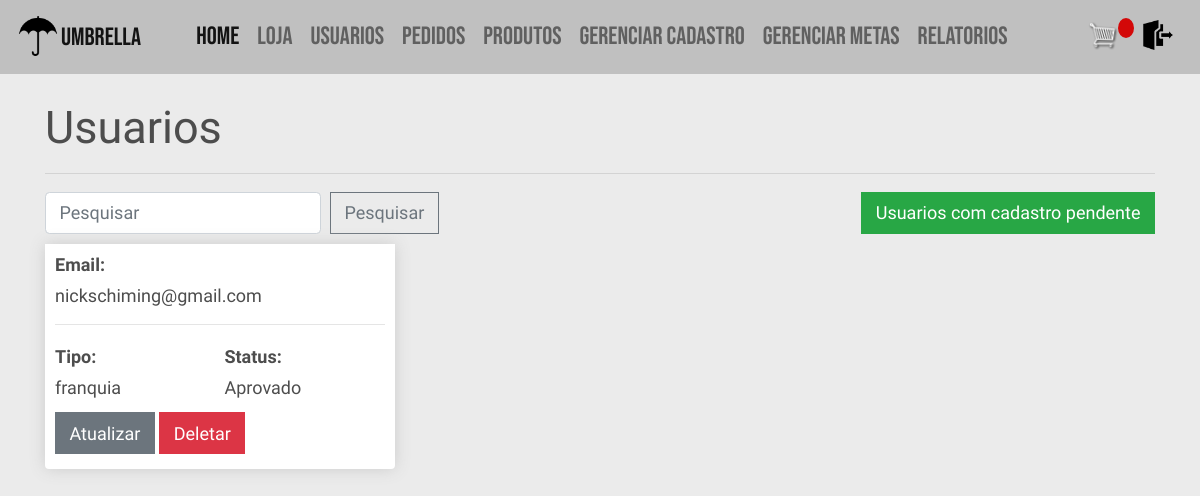
/usuarios/ (signed in), run on an earlier commit of the app's database.
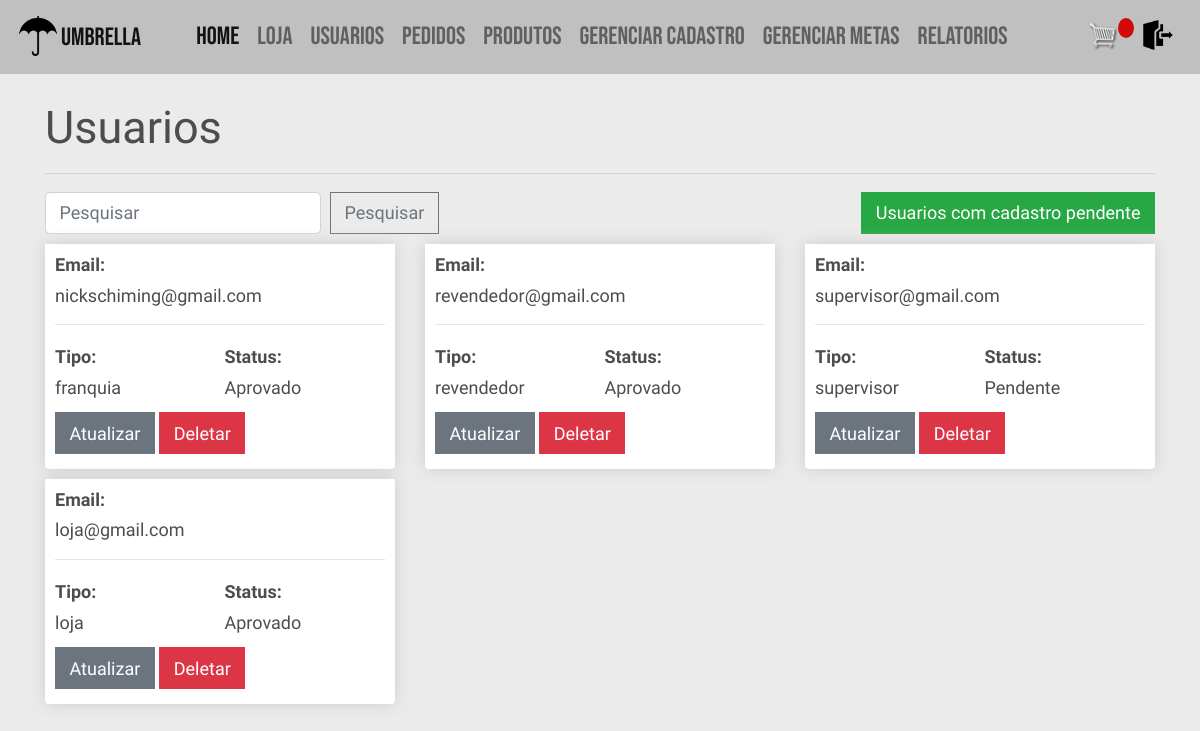
And on a later commit of the database.
### users/models.py (models this page shows)
class User(AbstractBaseUser, PermissionsMixin):
    email = models.EmailField(_('email'), unique=True)
    is_staff = models.BooleanField(
        _('staff status'),
        default=False,
    )
    is_active = models.BooleanField(
        _('active'),
        default=True,
    )
    criado = models.DateTimeField(
        _('criado'),
        default=timezone.now,
    )
    REVENDEDOR = 'revendedor'
    LOJA = 'loja'
    SUPERVISOR = 'supervisor'
    FRANQUIA = 'franquia'
    opcoes_tipo = [
        (REVENDEDOR, "Revendedor"),
        (LOJA, "Loja"),
        (SUPERVISOR, "Supervisor"),
        (FRANQUIA, "Franquia"),
    ]
    tipo = models.CharField(
        _("tipo"), max_length=50, choices=opcoes_tipo, default=REVENDEDOR, null = True, blank = True)
    objects = UserManager()
    USERNAME_FIELD = 'email'
    def __str__(self):
        return self.email

### vendas/views.py (the view)
# urls.py: path('usuarios/', views.lista_usuarios, name='usuarios'),
@login_required
@user_passes_test(supervisor_franquia_check)
def lista_usuarios(request):
    usuarios = User.objects.all()
    return render(request, "vendas/usuarios.html", {'usuarios': usuarios})

### vendas/views.py (called while the page is built)
def supervisor_franquia_check(user):
    if user.tipo == User.SUPERVISOR or user.tipo == User.FRANQUIA:
        return True
    else:
        return False

### vendas/templates/vendas/usuarios.html
{% extends 'vendas/base.html' %}
{% load static %}
{% block content %}
	<h1>Usuarios</h1>
	<hr>
	<form class="form-inline" action="{% url 'pesquisa_usuarios' %}" method="get">
		<input class="form-control mr-sm-2" name="q" type="search" placeholder="Pesquisar" aria-label="Pesquisar">
		<button class="btn btn-outline-secondary my-2 my-sm-0" type="submit">Pesquisar</button>
		{% if request.user.tipo == 'supervisor' %}
			<a class="btn btn-success ml-auto mr-0" href="{% url 'pesquisa_rev_novo' %}">Revendedores com cadastro pendente</a>
		{% elif request.user.tipo == 'franquia' %}
			<a class="btn btn-success ml-auto mr-0" href="{% url 'pesquisa_rev_novo' %}">Usuarios com cadastro pendente</a>
		{% endif %}
	</form>
	<div class="row">
		{% if not usuarios %}
		<h2 class="mt-3"><strong>Nenhum usuário encontrado</strong></h2>
		{% else %}
			{% for usuario in usuarios %}
				<div class="col-lg-4">
					<div class="box-element product">
						<h6><strong>Email:</strong></h6>
						<h6>{{usuario.email}}</h6>
						<hr>
						<div class="d-inline-flex w-50 flex-column">
							<h6 ><strong>Tipo: </strong></h6>
							<h6 >{{usuario.tipo}}</h6>
						</div>
						<div class="d-inline-flex flex-column">
							<h6><strong>Status: </strong></h6>
							{% if usuario.revendedor.is_aprovado or usuario.franquia.is_aprovado or usuario.loja.is_aprovado or usuario.supervisor.is_aprovado%}
								<h6>Aprovado</h6>
							{% else %}
								<h6>Pendente</h6>
							{% endif %}
						</div>
                        <div>
                            <a class="btn btn-secondary btn-me mt-1 mb-1" href="{% url 'atualizar_usuario' usuario.id %}">Atualizar</a>
                            <a class="btn btn-danger btn-me mt-1 mb-1" href="{% url 'deletar_usuario' usuario.id %}">Deletar</a>
                        </div>
					</div>
				</div>
			{% endfor %}
		{% endif %}
	</div>
{% endblock content %}

What changed in the data, as far as the page shows it:
added User: email "revendedor@gmail.com", tipo "revendedor", shows "Aprovado"
added User: email "supervisor@gmail.com", tipo "supervisor", shows "Pendente"
added User: email "loja@gmail.com", tipo "loja", shows "Aprovado"
